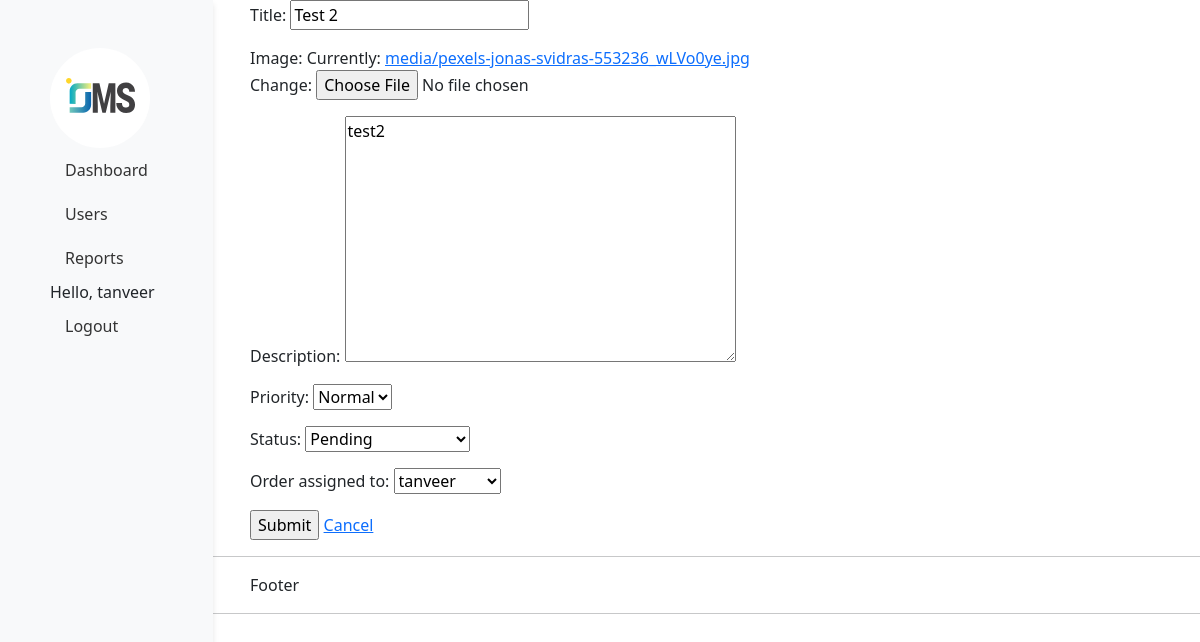
Screenshot of /update_order/3/ (signed in) with the database file from the repository.
### accounts/models.py (models this page shows, shortened)
class Order(models.Model):
    STATUS = (
        ('Pending', 'Pending'),
        ('Complete', 'Complete'),
        ('Attention Required', 'Attention Required')
    )
    PRIORITY = (
        ('Urgent', 'Urgent'),
        ('Normal', 'Normal')
    )
    title = models.CharField(max_length=200)
    image = models.ImageField(upload_to='media/')
    description = models.TextField(null=True, blank=True)
    priority = models.CharField(max_length=50, choices=PRIORITY)
    status = models.CharField(max_length=50, choices=STATUS, default='Pending')
    date_created = models.DateTimeField(auto_now_add=True, null=True)
    created_by = models.ForeignKey(User, on_delete=models.SET_NULL, null=True, related_name='created_orders')
    order_assigned_to = models.ForeignKey(User, on_delete=models.SET_NULL, null=True, related_name='assigned_orders', blank=True)

### accounts/views.py (the view)
# urls.py: path("update_order/<str:pk>/", views.updateOrder, name="update_order"),
@login_required(login_url='login')
def updateOrder(request, pk):
    order = get_object_or_404(Order, pk=pk)
    form = OrderForm(instance=order)
    if request.method == 'POST':
        form = OrderForm(request.POST, request.FILES, instance=order)
        if form.is_valid():
            form.save()
            return redirect('/')
    context = {'form': form}
    return render(request, "accounts/order_form.html", context)

### accounts/forms.py
class OrderForm(ModelForm):
    class Meta:
        model = Order
        fields = ['title', 'image', 'description', 'priority', 'status', 'order_assigned_to']

### accounts/templates/accounts/order_form.html
{% extends 'accounts/main.html' %} {% load static %} {% block content %}
<main>
  <form action="" method="POST" enctype="multipart/form-data">
    {% csrf_token %} {{form.as_p}}
    <input type="submit" name="Submit" />
    <a href="{% url 'home' %}">Cancel</a>
  </form>
</main>
{% endblock %}

### accounts/templates/accounts/sidebar.html
{% load static %}
<div class="sidebar">
  <img src="{% static 'images/logo.svg' %}" alt="" width="100px" />
  <a href="{% url 'home' %}">Dashboard</a>
  <a href="{% url 'users' %}">Users</a>
  <a href="#">Reports</a>
  <span>Hello, {{request.user}}</span>
  <span><a href="{% url 'logout' %}">Logout</a></span>
</div>

### static/css/main.css (style rules this page uses)
.sidebar { position: fixed; top: 0; bottom: 0; left: 0; z-index: 100; padding: 48px 50px; background-color: #f8f9fa; box-shadow: 0 4px 6px rgba(0, 0, 0, 0.1); }
.sidebar a { padding: 10px 15px; text-decoration: none; color: #333; display: block; }
main, footer { padding-left: 250px; }

### rows the page displays
Order: title "Test 2", description "test2", priority "Normal", status "Pending", order_assigned_to "tanveer"

### other values shown
{{ request.user }} "tanveer"
